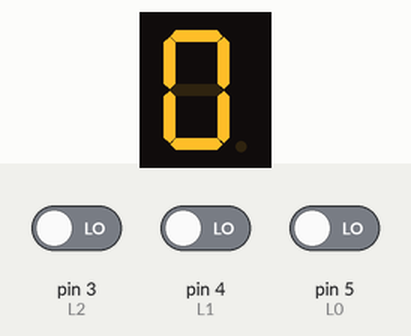
Recording of a sketch running on a simulated Arduino Uno, built with avr-gcc and run on an emulated ATmega328P. Parts: 1-digit seven-segment display. Wiring (inferred from the names in the program): 1-digit 7-segment display, segments lit when HIGH: segments pin 7, pin 8, pin 9, pin 10, pin 11, pin 12, pin 13, pin 6. Inputs (shaded band) come from the test bench; at power-on: pin 3 (L2) LOW, pin 4 (L1) LOW, pin 5 (L0) LOW. The segment pins are drawn as the display they are named for; what the sketch prints to the serial monitor is not drawn.

Above: at 1.2 s.
1.3 s: pin 3 (L2) driven HIGH
At 1.7 s:
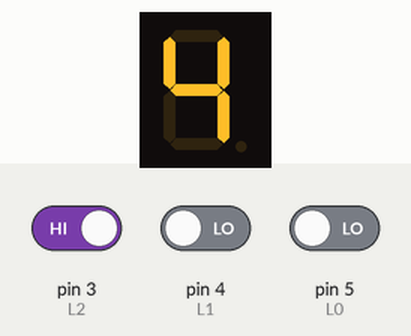
2.8 s: pin 4 (L1) driven HIGH
At 4.0 s:
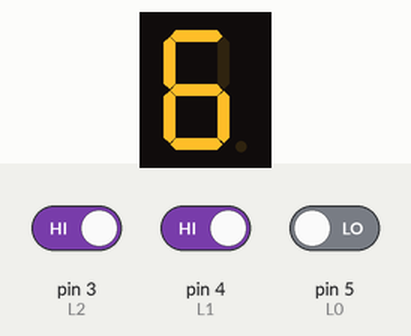
4.3 s: pin 3 (L2) driven LOW
At 5.1 s:
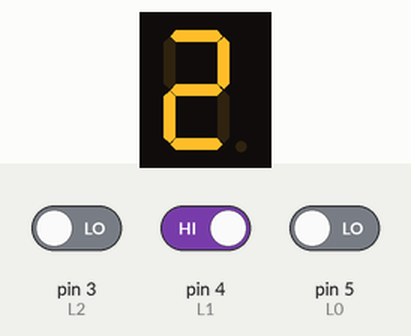
5.8 s: pin 5 (L0) driven HIGH
At 6.3 s:
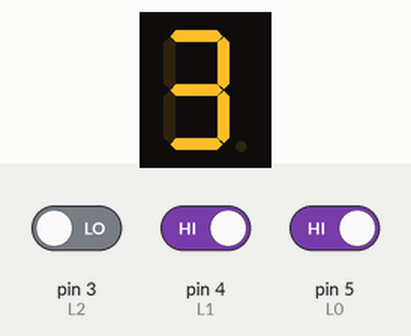
7.3 s: pin 4 (L1) driven LOW
At 8.5 s:
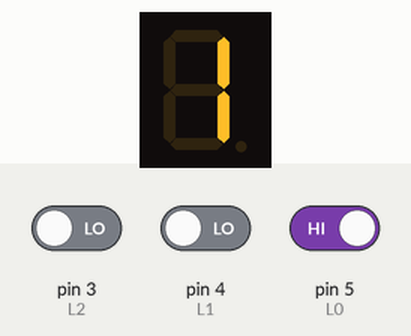
Timing chart, 0 to 7.8 s (numbered marks = the images above; inputs shaded):
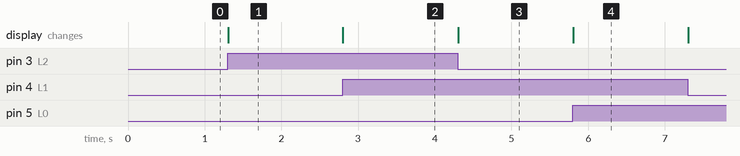

The sketch:

2BitAddierer_7Segment.ino
```cpp
 //Zum Einlesen der Summe (die 3 Bits)
const int L2 = 3;
const int L1 = 4;
const int L0 = 5;

//Für die Ausgabe bzw EIngabe am 7 Segment Display
const int a = 7;
const int b = 8;
const int c = 9;
const int d = 10;
const int e = 11;
const int f = 12;
const int g = 13;
const int dp = 6;

void setup()
{

  pinMode(L2, INPUT);
  pinMode(L1, INPUT);
  pinMode(L0, INPUT);

  pinMode(a, OUTPUT);
  pinMode(b, OUTPUT);
  pinMode(c, OUTPUT);
  pinMode(d, OUTPUT);
  pinMode(e, OUTPUT);
  pinMode(f, OUTPUT);
  pinMode(g, OUTPUT);
  pinMode(dp, OUTPUT);

  Serial.begin(9600);
}

int convertBinaryNumber(int l2, int l1, int l0)
{
  int result = pow(2, 2) * l2 + pow(2, 1) * l1 + pow(2, 0) * l0;
  return result;
}

void setDisplayPositive(int number);

void loop()
{
  int valueL2 = digitalRead(L2);
  int valueL1 = digitalRead(L1);
  int valueL0 = digitalRead(L0);

  int decimal = convertBinaryNumber(valueL2, valueL1, valueL0);
  setDisplay(decimal);

  Serial.println(decimal);
}


void setDisplay(int number)
{
  switch (number)
  {
    case 0:
      digitalWrite(a, HIGH);
      digitalWrite(b, HIGH);
      digitalWrite(c, HIGH);
      digitalWrite(d, HIGH);
      digitalWrite(e, HIGH);
      digitalWrite(f, HIGH);
      digitalWrite(g, LOW);
      digitalWrite(dp, LOW);
      break;
    case 1:
      digitalWrite(a, LOW);
      digitalWrite(b, HIGH);
      digitalWrite(c, HIGH);
      digitalWrite(d, LOW);
      digitalWrite(e, LOW);
      digitalWrite(f, LOW);
      digitalWrite(g, LOW);
      digitalWrite(dp, LOW);
      break;
    case 2:
      digitalWrite(a, HIGH);
      digitalWrite(b, HIGH);
      digitalWrite(c, LOW);
      digitalWrite(d, HIGH);
      digitalWrite(e, HIGH);
      digitalWrite(f, LOW);
      digitalWrite(g, HIGH);
      digitalWrite(dp, LOW);
      break;
    case 3:
      digitalWrite(a, HIGH);
      digitalWrite(b, HIGH);
      digitalWrite(c, HIGH);
      digitalWrite(d, HIGH);
      digitalWrite(e, LOW);
      digitalWrite(f, LOW);
      digitalWrite(g, HIGH);
      digitalWrite(dp, LOW);
      break;
    case 4:
      digitalWrite(a, LOW);
      digitalWrite(b, HIGH);
      digitalWrite(c, HIGH);
      digitalWrite(d, LOW);
      digitalWrite(e, LOW);
      digitalWrite(f, HIGH);
      digitalWrite(g, HIGH);
      digitalWrite(dp, LOW);
      break;
    case 5:
      digitalWrite(a, HIGH);
      digitalWrite(b, LOW);
      digitalWrite(c, HIGH);
      digitalWrite(d, HIGH);
      digitalWrite(e, LOW);
      digitalWrite(f, HIGH);
      digitalWrite(g, HIGH);
      digitalWrite(dp, LOW);
      break;
    case 6:
      digitalWrite(a, HIGH);
      digitalWrite(b, LOW);
      digitalWrite(c, HIGH);
      digitalWrite(d, HIGH);
      digitalWrite(e, HIGH);
      digitalWrite(f, HIGH);
      digitalWrite(g, HIGH);
      digitalWrite(dp, LOW);
      break;
    default:
      break;
  }

}
```

Measured:
- after the input at 1.3 s, the display: changes at once (image 1)
- after the input at 2.8 s, the display: changes at once (image 2)
- after the input at 4.3 s, the display: changes at once (image 3)
- after the input at 5.8 s, the display: changes at once (image 4)
